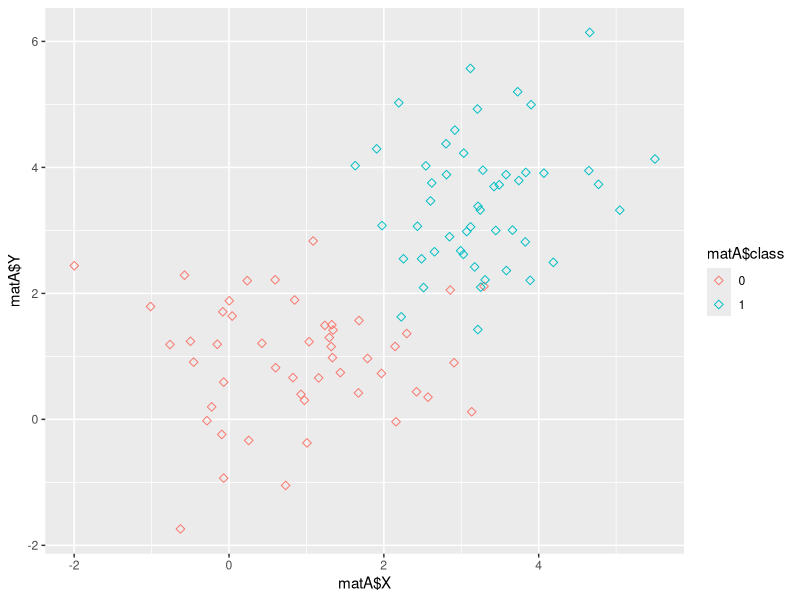

R code for this plot: (Note: this script raises an error after producing the figure.)
## ---- chunk 1
set.seed(27)
library(dplyr)
library(ggplot2)
## ---- chunk 2
mean1 <- 1
ninstance <-4000
class1 <- matrix(rnorm(n = ninstance, mean=mean1, sd= 1),ncol=2)

ListMeanDifClass2 <- c(0:20)

ListMeanDifClass2 <- ListMeanDifClass2/4

# ListnClassMin <- c(2000,
# 667,
# 400,
# 333,
# 286,
# 250,
# 222,
# 200,
# 182
# )
ListnClassMin <- c(
20,
40,
100,
200,
400,
600,
800,
1000,
1200,
1400,
1600,
1800,
2000)


matClass2 <- NA
for (dif in ListMeanDifClass2)
{
   mean2 <- mean1 + dif
   class2 <- matrix(rnorm(n = ninstance, mean=mean2, sd= 1),ncol=2)
   
   if (dif == 0)
   {
     matClass2 <- data.frame(dif = dif, class2 = class2)
   }
   else
   {
     matClass2 <- rbind(matClass2, data.frame(dif = dif, class2 = class2))
   }
}



matClass2

## ---- chunk 3
class1A <- cbind(0,class1[1:50,])
class2A <- cbind(1,(matClass2 %>% filter(matClass2$dif == 2.25))[1:50,2:3])

colnames(class1A) <-c("class", "X", "Y")
colnames(class2A) <-c("class", "X", "Y")

matA <- as.data.frame(rbind(class1A, class2A))

colnames(matA) <-c("class", "X", "Y")

matA$class <- as.factor(matA$class)

ggplot(data =matA, aes(x=matA$X, y=matA$Y, shape=matA$class, color=matA$class)) +
  geom_point(size=2, shape=23)

## ---- chunk 4
for (dif in ListMeanDifClass2)
{
  class1A <- cbind(class1[,],0)
  matClassFilter <- matClass2[matClass2$dif == dif,]
  
  
  for (nmin in ListnClassMin)
  {
    #print(nmin)
    class2A <- cbind(matClassFilter[1:nmin,2:3],1)
  
    colnames(class1A) <-c("X1", "X2", "Y")
    colnames(class2A) <-c("X1", "X2", "Y")
  
    matA <- as.data.frame(rbind(class1A, class2A))
  
    write.csv(matA, paste("DatasetOutputCriacao/overlap", dif, "_classmin", nmin, ".csv", sep = ""), row.names=FALSE)
  }
}
